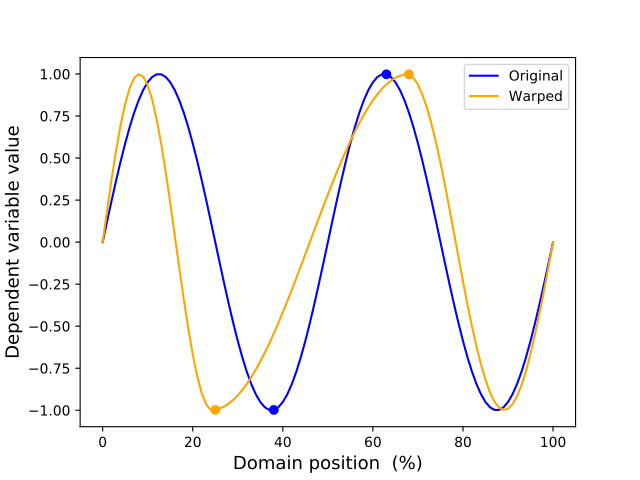

The Python source for this figure:
import numpy as np
from matplotlib import pyplot as plt
import mwarp1d

#define landmarks:
Q    = 101         #domain size
x0   = [38, 63]    #initial landmark locations
x1   = [25, 68]    #final landmark locations

#apply warp:
y    = np.sin( np.linspace(0, 4*np.pi, Q) )  #an arbitary 1D observation
yw   = mwarp1d.warp_landmark(y, x0, x1)      #warped 1D observation

#plot:
plt.figure()
ax    = plt.axes()
c0,c1 = 'blue', 'orange'
ax.plot(y,  color=c0, label='Original')
ax.plot(yw, color=c1, label='Warped')
[ax.plot(xx, y[xx],  'o', color=c0)  for xx in x0]
[ax.plot(xx, yw[xx], 'o', color=c1)    for xx in x1]
ax.legend()
ax.set_xlabel('Domain position  (%)', size=13)
ax.set_ylabel('Dependent variable value', size=13)
plt.show()
